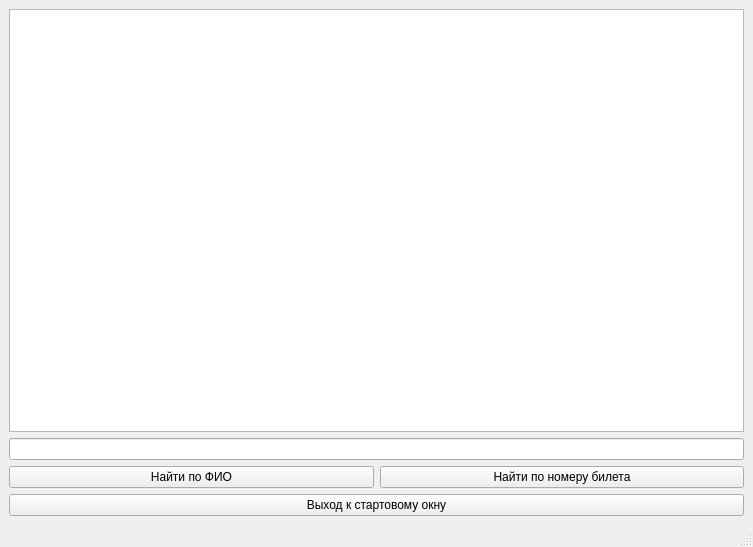
<?xml version="1.0" encoding="UTF-8"?>
<ui version="4.0">
 <class>MainWindow</class>
 <widget class="QMainWindow" name="MainWindow">
  <property name="geometry">
   <rect>
    <x>0</x>
    <y>0</y>
    <width>753</width>
    <height>547</height>
   </rect>
  </property>
  <property name="sizePolicy">
   <sizepolicy hsizetype="Preferred" vsizetype="Preferred">
    <horstretch>0</horstretch>
    <verstretch>0</verstretch>
   </sizepolicy>
  </property>
  <property name="minimumSize">
   <size>
    <width>753</width>
    <height>547</height>
   </size>
  </property>
  <property name="maximumSize">
   <size>
    <width>753</width>
    <height>547</height>
   </size>
  </property>
  <property name="windowTitle">
   <string>Security</string>
  </property>
  <widget class="QWidget" name="centralwidget">
   <layout class="QGridLayout" name="gridLayout">
    <item row="3" column="0">
     <widget class="QPushButton" name="pushButton">
      <property name="text">
       <string>Найти по ФИО</string>
      </property>
     </widget>
    </item>
    <item row="3" column="1">
     <widget class="QPushButton" name="pushButton_2">
      <property name="text">
       <string>Найти по номеру билета</string>
      </property>
     </widget>
    </item>
    <item row="1" column="0" rowspan="2" colspan="2">
     <widget class="QLineEdit" name="lineEdit"/>
    </item>
    <item row="0" column="0" colspan="2">
     <widget class="QTableWidget" name="tableWidget"/>
    </item>
    <item row="4" column="0" colspan="2">
     <widget class="QPushButton" name="pushButton_3">
      <property name="text">
       <string>Выход к стартовому окну</string>
      </property>
     </widget>
    </item>
   </layout>
  </widget>
  <widget class="QStatusBar" name="statusbar"/>
 </widget>
 <resources/>
 <connections/>
</ui>
